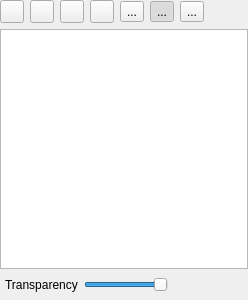
<?xml version="1.0" encoding="UTF-8"?>
<ui version="4.0">
 <class>LayerPanel</class>
 <widget class="QDockWidget" name="LayerPanel">
  <property name="geometry">
   <rect>
    <x>0</x>
    <y>0</y>
    <width>248</width>
    <height>300</height>
   </rect>
  </property>
  <property name="floating">
   <bool>false</bool>
  </property>
  <property name="features">
   <set>QDockWidget::AllDockWidgetFeatures</set>
  </property>
  <property name="windowTitle">
   <string>Layers</string>
  </property>
  <widget class="QWidget" name="dockWidgetContents">
   <layout class="QVBoxLayout" name="verticalLayout">
    <property name="leftMargin">
     <number>0</number>
    </property>
    <property name="topMargin">
     <number>0</number>
    </property>
    <property name="rightMargin">
     <number>0</number>
    </property>
    <property name="bottomMargin">
     <number>0</number>
    </property>
    <item alignment="Qt::AlignLeft">
     <widget class="QWidget" name="widget" native="true">
      <layout class="QHBoxLayout" name="horizontalLayout">
       <property name="leftMargin">
        <number>0</number>
       </property>
       <property name="topMargin">
        <number>0</number>
       </property>
       <property name="rightMargin">
        <number>0</number>
       </property>
       <property name="bottomMargin">
        <number>0</number>
       </property>
       <item>
        <widget class="QToolButton" name="toolButton_4">
         <property name="text">
          <string/>
         </property>
         <property name="icon">
          <iconset>
           <normaloff>:/images/list-add.png</normaloff>:/images/list-add.png</iconset>
         </property>
        </widget>
       </item>
       <item>
        <widget class="QToolButton" name="toolButton_3">
         <property name="text">
          <string/>
         </property>
         <property name="icon">
          <iconset>
           <normaloff>:/images/list-remove.png</normaloff>:/images/list-remove.png</iconset>
         </property>
        </widget>
       </item>
       <item>
        <widget class="QToolButton" name="buttonMoveUp">
         <property name="text">
          <string/>
         </property>
         <property name="icon">
          <iconset>
           <normaloff>:/images/arrow-up.png</normaloff>:/images/arrow-up.png</iconset>
         </property>
        </widget>
       </item>
       <item>
        <widget class="QToolButton" name="buttonMoveDown">
         <property name="text">
          <string/>
         </property>
         <property name="icon">
          <iconset>
           <normaloff>:/images/arrow-down.png</normaloff>:/images/arrow-down.png</iconset>
         </property>
        </widget>
       </item>
       <item>
        <widget class="QToolButton" name="buttonFront">
         <property name="text">
          <string>...</string>
         </property>
         <property name="icon">
          <iconset>
           <normaloff>:/images/align-horizontal-right.png</normaloff>:/images/align-horizontal-right.png</iconset>
         </property>
         <property name="checkable">
          <bool>true</bool>
         </property>
         <property name="checked">
          <bool>false</bool>
         </property>
        </widget>
       </item>
       <item>
        <widget class="QToolButton" name="buttonMid">
         <property name="text">
          <string>...</string>
         </property>
         <property name="icon">
          <iconset>
           <normaloff>:/images/align-horizontal-center.png</normaloff>:/images/align-horizontal-center.png</iconset>
         </property>
         <property name="checkable">
          <bool>true</bool>
         </property>
         <property name="checked">
          <bool>true</bool>
         </property>
        </widget>
       </item>
       <item>
        <widget class="QToolButton" name="buttonBack">
         <property name="text">
          <string>...</string>
         </property>
         <property name="icon">
          <iconset>
           <normaloff>:/images/align-horizontal-left.png</normaloff>:/images/align-horizontal-left.png</iconset>
         </property>
         <property name="checkable">
          <bool>true</bool>
         </property>
        </widget>
       </item>
      </layout>
     </widget>
    </item>
    <item>
     <widget class="QTreeView" name="treeLayers"/>
    </item>
    <item>
     <widget class="QWidget" name="widget_2" native="true">
      <layout class="QHBoxLayout" name="horizontalLayout_2">
       <property name="leftMargin">
        <number>5</number>
       </property>
       <property name="topMargin">
        <number>0</number>
       </property>
       <property name="bottomMargin">
        <number>5</number>
       </property>
       <item>
        <widget class="QLabel" name="label">
         <property name="text">
          <string>Transparency</string>
         </property>
        </widget>
       </item>
       <item>
        <widget class="QSlider" name="transparencySlider">
         <property name="maximum">
          <number>100</number>
         </property>
         <property name="sliderPosition">
          <number>100</number>
         </property>
         <property name="orientation">
          <enum>Qt::Horizontal</enum>
         </property>
        </widget>
       </item>
       <item>
        <spacer name="horizontalSpacer">
         <property name="orientation">
          <enum>Qt::Horizontal</enum>
         </property>
         <property name="sizeHint" stdset="0">
          <size>
           <width>40</width>
           <height>20</height>
          </size>
         </property>
        </spacer>
       </item>
      </layout>
     </widget>
    </item>
   </layout>
  </widget>
 </widget>
 <resources/>
 <connections/>
</ui>
